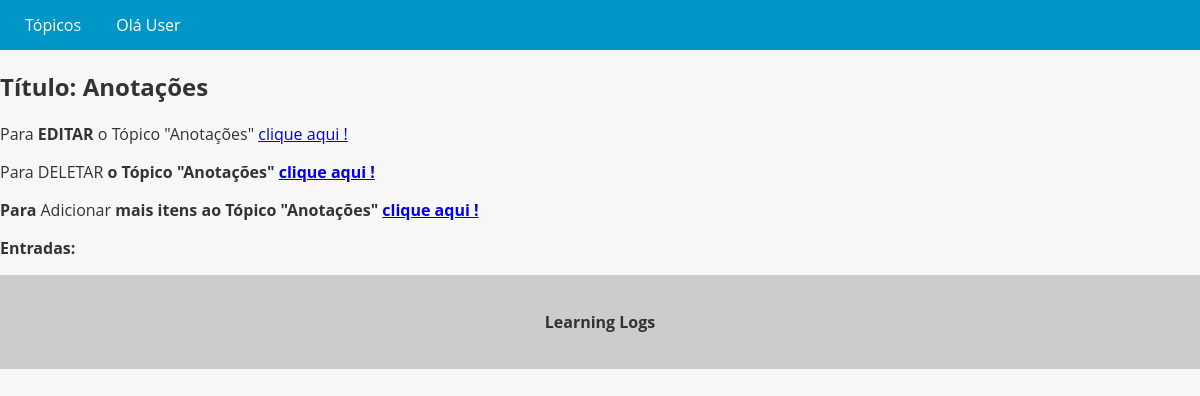
The app's page /topic/3, older data.
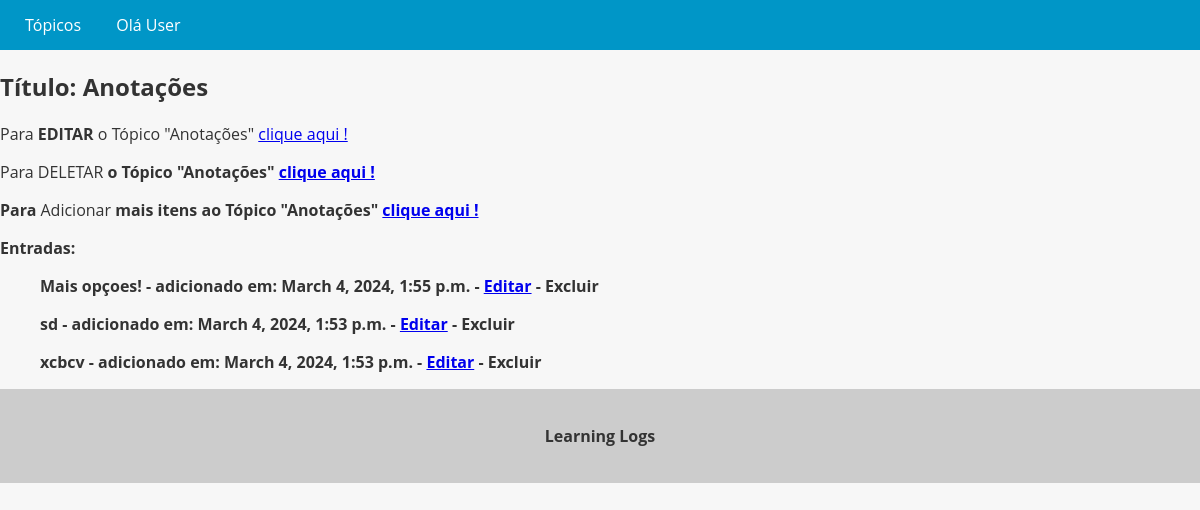
The same page, newer data.
### app_learning/models.py (models this page shows, shortened)
class Entry(models.Model):
    topic = models.ForeignKey(Topic, on_delete=models.CASCADE)
    text = models.TextField()
    date_add = models.DateTimeField(auto_now_add=True)

### app_learning/views.py (the view)
# urls.py: path('topic/<int:pk>',TopicDetailsView.as_view(), name='topic_detail'),
class TopicDetailsView(DetailView):
    model = Topic
    template_name = 'topic_details.html'
    context = 'topics'
    def get_context_data(self, **kwargs) -> dict[str, Any]:
        context = super().get_context_data(**kwargs)
        entries = self.object.entry_set.order_by('-date_add')
        context["entries"] = entries
        return context

### app_learning/models.py (called while the page is built)
    def __str__(self):
        return self.text

### app_learning/templates/topic_details.html
{% extends "base.html" %}
{%block content%}
<h2>Título: {{ topic }}</h2>
    <p>Para <b>EDITAR</b> o Tópico "{{topic}}" <a href="{% url 'topic_view_update' topic.pk%}">clique aqui !</a></p>
    <p>Para </b>DELETAR<b> o Tópico "{{topic}}" <a href="{% url 'topic_view_delete' topic.pk %}">clique aqui !</a></p>
    <p>Para </b>Adicionar<b> mais itens ao Tópico "{{topic}}" <a href="{% url 'entry_view_create' topic.pk%}">clique aqui !</a></p>
<p>Entradas: </p>
<ul>
    <div>
        {%for entry in entries%}
        <p>{{entry.text}} - adicionado em: {{entry.date_add}} - <a href="{% url 'entry_view_update' entry.pk %}">Editar</a> - Excluir</p>
    </div>
    {%endfor%}
</ul>
{%endblock%}

Row changes from the older to the newer data that the page shows:
added Entry: text "Mais opçoes!", date_add "March 4, 2024, 1:55 p.m."
added Entry: text "sd", date_add "March 4, 2024, 1:53 p.m."
added Entry: text "xcbcv", date_add "March 4, 2024, 1:53 p.m."
